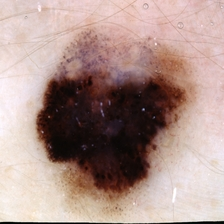
#> input picture 1.jpg, 224 x 224 px
$ jupyter execute Tubes.ipynb
#> lines starting #> are read from the running program, lines starting #| are printed output that depends on the picture; after the words box and inside, x2 and y2 are one past the last pixel; in counts of white or black regions, pixels touching at a corner belong together
# Tugas Besar Pengolahan Citra Digial
### Memanggil library numpy, opencv, dan matplotlib

[cell 1]
import numpy as np #import library numpy
import cv2 #import library opencv
import matplotlib.pyplot as plt #import library matplotlib
import math #import library math digunakan untuk memanggil method / fungsi sqrt()

### Membaca gambar menggunakan library opencv yang nantinya akan dilakukan pengolahan citra

[cell 2]
gbr1 = cv2.imread('1.jpg') #Untuk membaca Gambar
#> gbr1 is the input picture: shape (224, 224, 3); mean B, G, R 141, 147.6, 172.8
gbr2 = cv2.imread('2.jpg')
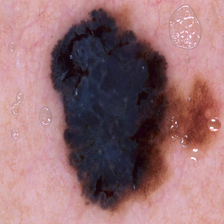
#> input picture 2.jpg, 224 x 224 px
#> gbr2 is the input picture: shape (224, 224, 3); mean B, G, R 113.9, 109.5, 147.6
gbr3 = cv2.imread('3.jpg')
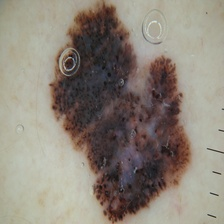
#> input picture 3.jpg, 224 x 224 px
#> gbr3 is the input picture: shape (224, 224, 3); mean B, G, R 121.2, 132.1, 140.4
gbr4 = cv2.imread('4.jpg')
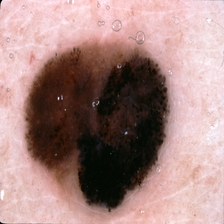
#> input picture 4.jpg, 224 x 224 px
#> gbr4 is the input picture: shape (224, 224, 3); mean B, G, R 131.3, 134.7, 166.5
gbr5 = cv2.imread('5.jpg')
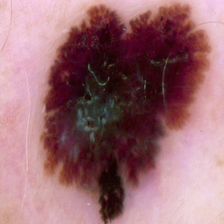
#> input picture 5.jpg, 224 x 224 px
#> gbr5 is the input picture: shape (224, 224, 3); mean B, G, R 113.3, 106.7, 152.5
gbr6 = cv2.imread('6.jpg')
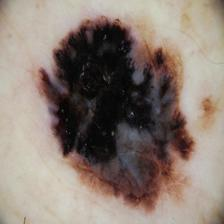
#> input picture 6.jpg, 224 x 224 px
#> gbr6 is the input picture: shape (224, 224, 3); mean B, G, R 115.1, 124.4, 138

rgb=[]

rgb.append(cv2.cvtColor(gbr1, cv2.COLOR_BGR2RGB)) #cvtColor untuk mengkonversi gambar dari 1 color space ke color space lainnya
rgb.append(cv2.cvtColor(gbr2, cv2.COLOR_BGR2RGB)) #Color_BGR2RGB untuk mengubah gambar dari yang BGR menjadi RGB, keduanya sama-sama rgb
rgb.append(cv2.cvtColor(gbr3, cv2.COLOR_BGR2RGB)) #Dilakukan pengubahan ke RGB hanya untuk mempermudah, karena default dari OpenCV gambar berwarna dibaca dalam format BGR, walaupun sama-sama RGB
rgb.append(cv2.cvtColor(gbr4, cv2.COLOR_BGR2RGB))
rgb.append(cv2.cvtColor(gbr5, cv2.COLOR_BGR2RGB))
rgb.append(cv2.cvtColor(gbr6, cv2.COLOR_BGR2RGB))

plt.title("Gambar Asli") #Memberikan judul untuk gambar
for i in range(0,6):
    plt.imshow(rgb[i]) #Menampilkan data array sebagai gambar
    plt.show() #Menampilkan figure/gambar yang ada pada imshow

### Mengubah gambar menjadi gambar grayscale

[cell 3]
gray=[]
for i in range(0,6):
    gray.append(cv2.cvtColor(rgb[i], cv2.COLOR_RGB2GRAY)) #RGB2GRAY mengubah gambar berwarna menjadi gambar grayscale
#> after the loop, gray = 6 items

plt.title("Gambar Grayscale")
for i in range(0,6):
    plt.imshow(gray[i],cmap="gray")
    plt.show()
#> this loop made 6 passes
#> pass 2, `plt.show()`:
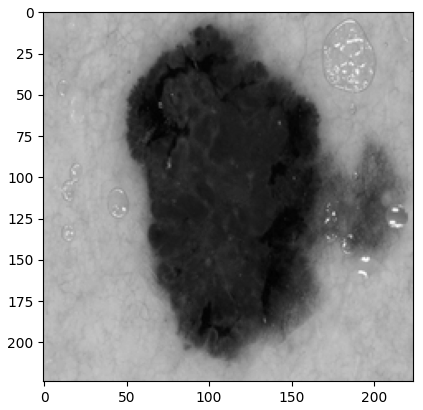
#> figure drawn by matplotlib, 1 panel

### Melakukan metode pelembutan citra (Image Smoothing)
Dilakukan metode pelembutan citra karena banyaknya bagian yang kasar pada gambar kanker kulit ganas (Skin Cancer Malignant)

[cell 4]
kernelq= np.array([[1/9, 1/9, 1/9],
                   [1/9, 1/9, 1/9],
                   [1/9, 1/9, 1/9]])

#Mendeklarasikan array sebagai kernel untuk Pelembutan citra

hpf=[]
for i in range(0,6):
    hpf.append(cv2.filter2D(gray[i], 0, kernelq)) #Untuk melakukan konvolusi dengan kernel filtering
#> after the loop, hpf = 6 items

plt.title("Pelembutan Citra")
for i in range(0,6):
    plt.imshow(hpf[i],cmap="gray")
    plt.show()

### Melakukan metode threshing
Dilakukan metode threshing yaitu untuk mengubah gambar grayscale menjadi gambar biner (Hitam dan putih).

[cell 5]
thr=[]
for i in range(0,6):
    ret, rry = cv2.threshold(hpf[i],0,255,cv2.THRESH_BINARY+cv2.THRESH_OTSU)
    thr.append(rry)
#> this loop made 6 passes
#> ret on passes 1 to 6: 120, 108, 118, 120, 116, 111
#> pass 1, `ret, rry = cv2.threshold(hpf[i],0,255,cv2.THRESH_BINARY+cv2.THRESH_OTSU)`:
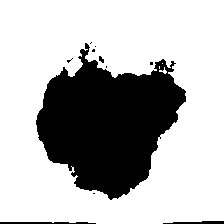
#> rry: shape (224, 224); 71.5% white; 11 black regions (7 under 20 px), largest, box (x1, y1, x2, y2) and area: (36, 43, 186, 200) 13950, (0, 222, 96, 224) 175, (163, 221, 224, 224) 134, (99, 56, 104, 63) 23
#> after the loop, thr = 6 items

plt.title("Gambar Biner")
for i in range(0,6):
    thr[i]=255-thr[i]
    plt.imshow(thr[i],cmap="gray")
    plt.show()

### Melakukan metode operasi Erosi
Digunakan metode operasi erosi dikarenakan pada bagian kankernya digambar biner terlalu besar daripada gambar aslinya

[cell 6]
kernel_ero = np.ones((3,3),np.uint8)
ero=[]
for i in range(0,6):
    ero.append(cv2.erode(thr[i],kernel_ero,iterations=1))
#> after the loop, ero = 6 items

plt.title("Gambar Hasil Operasi Erosi")
for i in range(0,6):
    plt.imshow(ero[i],cmap="gray")
    plt.show()

### Melakukan metode operasi Opening
Digunakan metode operasi opening yaitu operasi erosi diikuti dengan operasi dilasi, operasi opening dilakukan untuk
menghilangkan objek-objek kecil atau dapat dibilang memperhalus batas pada bagian kanker kulit ganas (Skin Cancer Malignant)

[cell 7]
kernel_dil = np.ones((3,3),np.uint8) #np.uint8 memberikan array tersebut data tipe berupa int 8 bit, dengan nilai maksimal 127 dan minimum -128
dil=[]
for i in range(0,6):
    dil.append(cv2.erode(ero[i],kernel_dil,iterations=1))
#> after the loop, dil = 6 items

plt.title("Gambar Hasil Operasi Opening")
for i in range(0,6):
    plt.imshow(dil[i],cmap="gray")
    plt.show()

### Melakukan metode Deteksi Tepi (Edge Detection)
Digunakan metode deteksi tepi untuk melihat pinggiran/tepi dari gambar kanker kulit ganas (Skin Cancer Malignant)

[cell 8]
#Membuat fungsi/method untuk deteksi tepi menggunakan operasi Prewitt
def prewitt(rgb):
    gray= rgb
    height=np.size(rgb,0)
    width=np.size(rgb,1)

    sx  = np.array([[-1,0,1],
                    [-1,0,1],
                    [-1,0,1]])

    sy  = np.array([[1,1,1],
                    [0,0,0],
                    [-1,-1,-1]])

    zxc=3
    pad=zxc-1
    jarak=int(pad/2)

    tampung=np.zeros(gray.shape)
    low = np.zeros((height+pad,width+pad))

    for i in range(height):
        for y in range(width):
            low[i+jarak,y+jarak]=gray[i,y]

    for i in range (height):
        for y in range(width):
            nSx=0
            nSy=0

            for q in range(zxc):
                for w in range(zxc):
                    nSx+=low[i+q,y+w]*sx[q,w]
                    nSx+=low[i+q,y+w]*sy[q,w]

            hasil=round(math.sqrt((nSx**2)+(nSy**2)))
            tampung[i,y]=hasil

    plt.imshow(tampung,cmap="gray")
    plt.show()

[cell 9]
plt.title("Deteksi Tepi")
for i in range(0,6):
    prewitt(dil[i])
#> this loop made 6 passes
#> pass 1, in prewitt, `gray= rgb`:
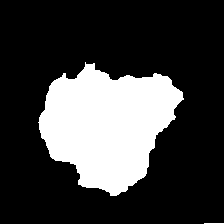
#> gray: shape (224, 224); 24.7% white; 2 white regions, box (x1, y1, x2, y2) and area: (38, 62, 184, 196) 12395, (204, 223, 224, 224) 20
#> pass 1, in prewitt, `plt.show()`:
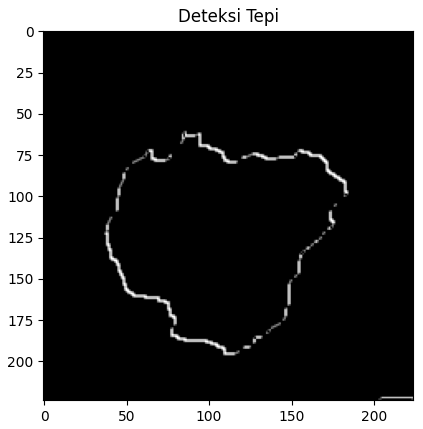
#> figure drawn by matplotlib, 1 panel
#> pass 3, in prewitt (call 3), `gray= rgb`:
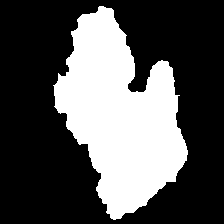
#> gray: shape (224, 224); 32.8% white; 1 white region, box (x1, y1, x2, y2) and area: (53, 6, 188, 220) 16466
